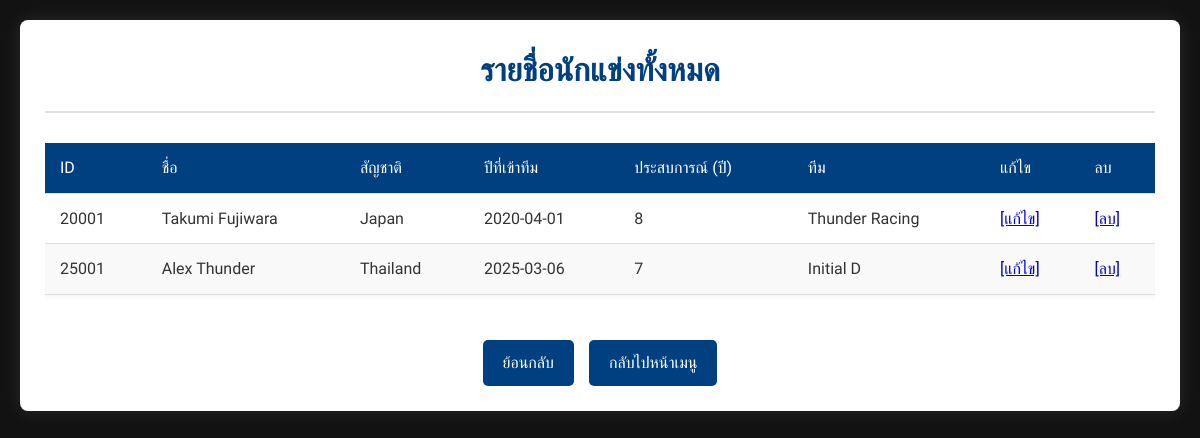
/Gt4SpeedTeam/list_drivers.php, run on the app's committed database.
### tables this page shows
CREATE TABLE `drivers` (
  `driver_id` int(5) NOT NULL,
  `name` varchar(50) NOT NULL,
  `nationality` varchar(50) NOT NULL,
  `join_year` date NOT NULL,
  `experience_years` tinyint(3) UNSIGNED DEFAULT NULL,
  `team_id` int(11) NOT NULL
);

CREATE TABLE `teams` (
  `team_id` int(5) NOT NULL,
  `team_name` text NOT NULL,
  `country` varchar(50) NOT NULL,
  `founded_year` year(4) NOT NULL,
  `team_principal` varchar(50) NOT NULL
);

### Gt4SpeedTeam/list_drivers.php (the view, shortened to what this page needs)
<?php
include 'config.php';
$sql = "SELECT drivers.driver_id, drivers.name, drivers.nationality, drivers.join_year, drivers.experience_years, teams.team_name
        FROM drivers
        JOIN teams ON drivers.team_id = teams.team_id";
$result = $conn->query($sql);
?>
<!DOCTYPE html>
<html lang="th">
<head>
    <link rel="stylesheet" href="6.css">
</head>
<body>
    <div class="container">
        <h1>รายชื่อนักแข่งทั้งหมด</h1>
        <div class="table-container">
            <table>
                <thead>
                    <tr>
                        <th>ID</th>
                        <th>ชื่อ</th>
                        <th>สัญชาติ</th>
                        <th>ปีที่เข้าทีม</th>
                        <th>ประสบการณ์ (ปี)</th>
                        <th>ทีม</th>
                        <th>แก้ไข</th>
                        <th>ลบ</th>
                    </tr>
                </thead>
                <tbody>
                    <?php
                    if ($result->num_rows > 0) {
                        while ($row = $result->fetch_assoc()) {
                            echo '<tr>';
                            echo '<td>' . $row["driver_id"] . '</td>';
                            echo '<td>' . $row["name"] . '</td>';
                            echo '<td>' . $row["nationality"] . '</td>';
                            echo '<td>' . $row["join_year"] . '</td>';
                            echo '<td>' . $row["experience_years"] . '</td>';
                            echo '<td>' . $row["team_name"] . '</td>';
                            echo '<td><a href="edit_driver.php?id=' . $row['driver_id'] . '" class="action-link edit">[แก้ไข]</a></td>';
                            echo '<td><a href="delete_driver.php?id=' . $row['driver_id'] . '" class="action-link delete" onclick="return confirm(\'แน่ใจหรือไม่ว่าต้องการลบ?\');">[ลบ]</a></td>';
                            echo '</tr>';
                        }
                    } else {
                        echo '<tr><td colspan="8" class="no-data">ไม่มีข้อมูลนักแข่ง</td></tr>';
                    }
                    ?>
                </tbody>
            </table>
        </div>
        <div class="button-container">
            <a href="menu_driver.php" class="button">ย้อนกลับ</a>
            <a href="menu.php" class="button">กลับไปหน้าเมนู</a>
        </div>
    </div>
</body>
</html>

### Gt4SpeedTeam/6.css (style rules this page uses)
* { box-sizing: border-box; margin: 0; padding: 0; }
body { font-family: 'Sarabun', sans-serif; background-color: #121212; color: #333; line-height: 1.6; padding: 20px; }
.container { max-width: 1200px; margin: 0 auto; background-color: #fff; border-radius: 8px; box-shadow: 0 0 20px rgba(255, 255, 255, 0.1); padding: 25px; }
h1 { color: #004080; text-align: center; margin-bottom: 30px; font-weight: 600; padding-bottom: 15px; border-bottom: 2px solid #e0e0e0; }
.table-container { overflow-x: auto; margin-bottom: 25px; }
table { width: 100%; border-collapse: collapse; margin-bottom: 20px; box-shadow: 0 2px 5px rgba(0, 0, 0, 0.05); }
th, td { padding: 12px 15px; text-align: left; border-bottom: 1px solid #e0e0e0; }
th { background-color: #004080; color: white; font-weight: 500; position: sticky; top: 0; }
tr:nth-child(even) { background-color: #f9f9f9; }
.button-container { display: flex; justify-content: center; gap: 15px; margin-top: 20px; }
.button { display: inline-block; background-color: #004080; color: white; padding: 10px 20px; text-decoration: none; border-radius: 5px; transition: background-color 0.3s, transform 0.2s; font-weight: 500; }

### data on the page
drivers: driver_id "20001", name "Takumi Fujiwara", nationality "Japan", join_year "2020-04-01", experience_years "8", team.team_name "Thunder Racing"
drivers: driver_id "25001", name "Alex Thunder", nationality "Thailand", join_year "2025-03-06", experience_years "7", team.team_name "Initial D"
